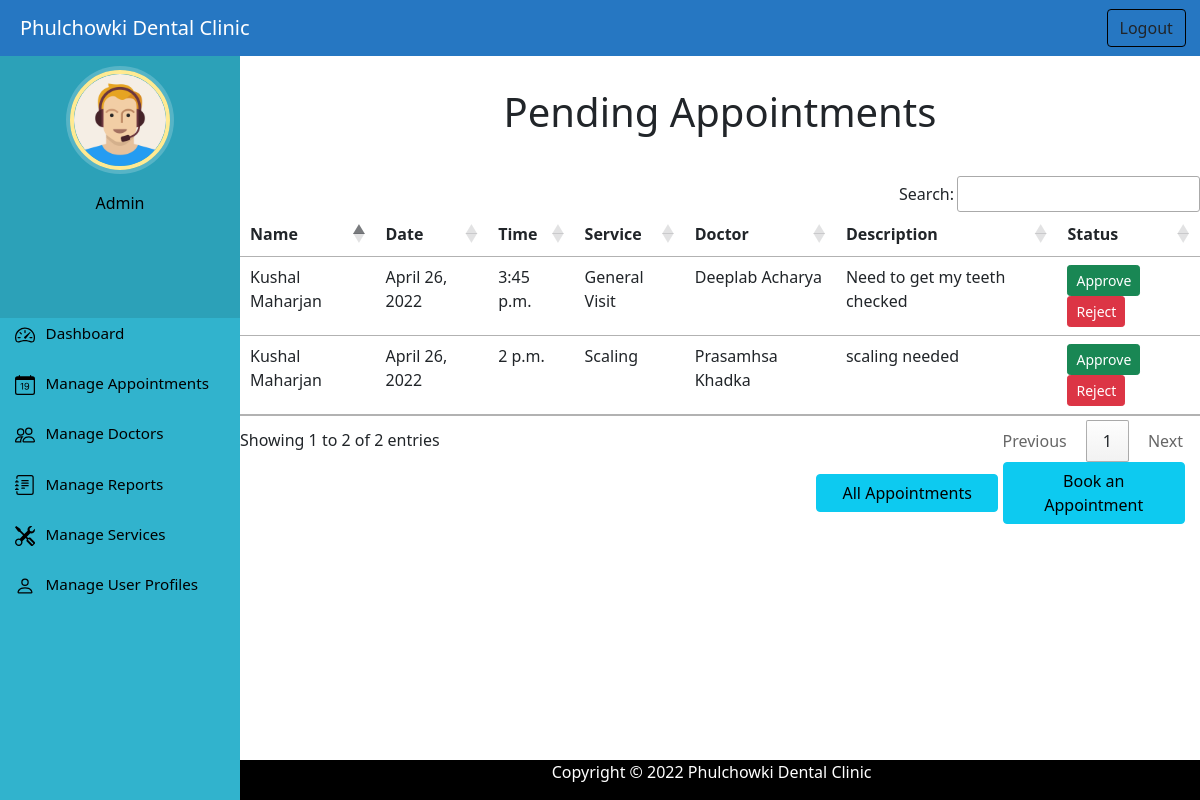
Screenshot of /admin_approve_appointment (signed in) with the database file from the repository.
### home/models.py (models this page shows, shortened)
class Appointment(models.Model):
    patientUser = models.ForeignKey(PatientUser, blank=False, null=False, on_delete=models.CASCADE)
    doctor = models.ForeignKey(Doctor, blank=False, null=False, on_delete=models.CASCADE)
    service = models.ForeignKey(Service, blank=False, null=False, on_delete=models.CASCADE)
    date = models.DateField()
    time = models.TimeField()
    description = models.TextField()
    status = models.IntegerField('Status', default=0)

class PatientUser(models.Model):
    user=models.OneToOneField(User, null=True, blank=False,on_delete=models.CASCADE)
    date_of_birth = models.DateField()
    phone_number = models.CharField(max_length=15)
    address = models.CharField(max_length=50)
    profile_picture = models.ImageField(upload_to='profile_pic/user_profile_pic/', default='img/defaultuser.png')
    def __str__(self):
        return self.user.first_name+" "+self.user.last_name

class Service(models.Model):
    service_name = models.CharField('Service',max_length=50)
    cost = models.IntegerField()
    description = models.TextField()
    def __str__(self):
        return self.service_name

class Doctor(models.Model):
    full_name = models.CharField(max_length=100)
    qualification = models.CharField(max_length=50)
    date_of_birth = models.DateField()
    email = models.EmailField(max_length=100)
    phone_number = models.CharField(max_length=15)
    address = models.CharField(max_length=50)
    profile_picture = models.ImageField(upload_to='profile_pic/doctor_profile_pic/',null=True,blank=True)
    experience = models.CharField(max_length=10, default="1 year")
    def __str__(self):
        return self.full_name

### home/views.py (the view)
# urls.py: path('admin_approve_appointment', views.admin_approve_appointment,name='admin_approve_appointment'),
@login_required(login_url='/adminlogin')
@user_passes_test(is_admin)
def admin_approve_appointment(request):
    appointments = Appointment.objects.all().filter(status=0)
    return render(request,'admin_approve_appointment.html', {'appointment':appointments})

### home/views.py (called while the page is built)
def is_admin(user):
    return user.groups.filter(name='ADMIN').exists()

### templates/admin_approve_appointment.html (shortened to what this page needs)
{% extends 'adminbase.html' %}
{% load static %}
{% block content %}
<h1 class="text-center" style="margin-top: 40px;">Pending Appointments</h1>
<div style="margin-top: 40px;">
    <div class="panel panel-primary">
      <table class="table table-hover" id="example">
        <thead>
          <tr>
            <th>Name</th>
            <th>Date</th>
            <th>Time</th>
            <th>Service</th>
            <th>Doctor</th>
            <th>Description</th>
            <th>Status</th>
          </tr>
        </thead>
        {% for a in appointment %}
        <tr>
          <td> {{a.patientUser}}</td>
          <td>{{a.date}}</td>
          <td>{{a.time}}</td>
          <td>{{a.service}}</td>
          <td>{{a.doctor}}</td>
          <td>{{a.description}}</td>
          <form method='get' action ='#'>
          {%if a.status == 0 %}
          <td> <a class="btn btn-success btn-sm" onclick="return confirm('Are you sure you want to approve this appointment?')"
            name="approve_button" href="{% url 'approve_appointment' a.id  %}">Approve</a>
            <a class="btn btn-danger btn-sm" onclick="return confirm('Are you sure you want to reject this appointment?')"
              name="reject_button" href="{% url 'reject_appointment' a.id  %}">Reject</a></td>
          {% endif %}
          </form>
        </tr>
        {% endfor %}
      </table>
    </div>
  <a type="button" class="btn btn-info" href="/admin_view_appointment"  style="margin-left: 60%; width: 19%; margin-bottom: 10%;" >All Appointments</a>
  <a type="button" class="btn btn-info" href="/admin_book_appointment"  style="width: 19%; margin-bottom: 10%;" >Book an Appointment</a>
</div>
  {% endblock content %}

### static/css/dashboardstyle.css (style rules this page uses)
a:link { text-decoration: none; }
a { color: white; }
body { padding-left: 240px; color: black; }

### rows the page displays
Appointment: patientUser "Kushal Maharjan", date "April 26, 2022", time "3:45 p.m.", service "General Visit", doctor "Deeplab Acharya", description "Need to get my teeth checked", status "Approve"
Appointment: patientUser "Kushal Maharjan", date "April 26, 2022", time "2 p.m.", service "Scaling", doctor "Prasamhsa Khadka", description "scaling needed", status "Approve"
